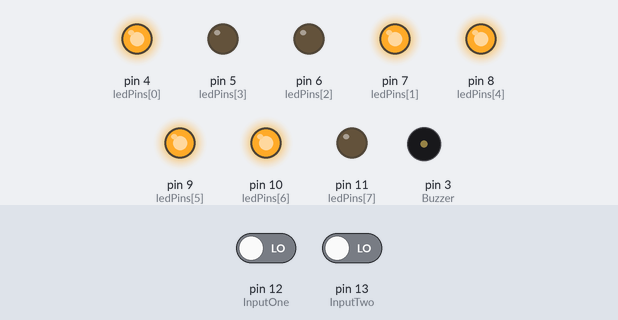
Bench run of a sketch on a simulated Arduino Uno, built with avr-gcc and run on an emulated ATmega328P. On the bench: output pins drawn as LEDs (lit = HIGH), buzzer (waves = sounding, pin HIGH). Dashed ring = blinking. The test bench sets the inputs (shaded band); at power-on: pin 12 (InputOne) LOW, pin 13 (InputTwo) LOW. Random numbers use the default seed unless the sketch sets one.

Above: at 4.8 s.
4.9 s: pin 12 (InputOne) driven HIGH
At 6.5 s:
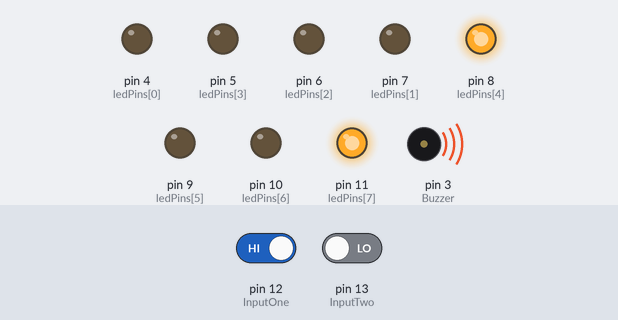
9.4 s: pin 13 (InputTwo) driven HIGH
At 11.2 s:
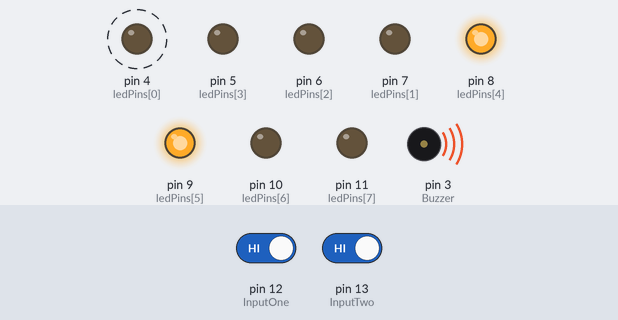
13.5 s: pin 12 (InputOne) driven LOW
At 14.6 s:
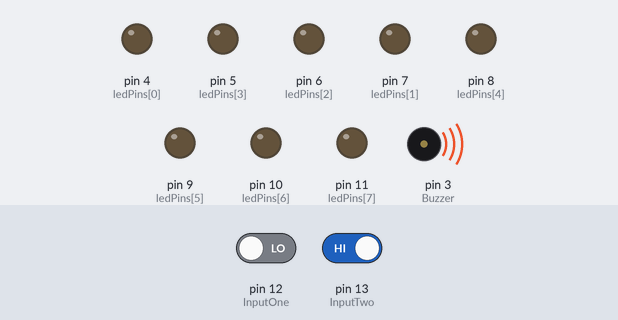
18.0 s: pin 12 (InputOne) driven HIGH
At 19.3 s:
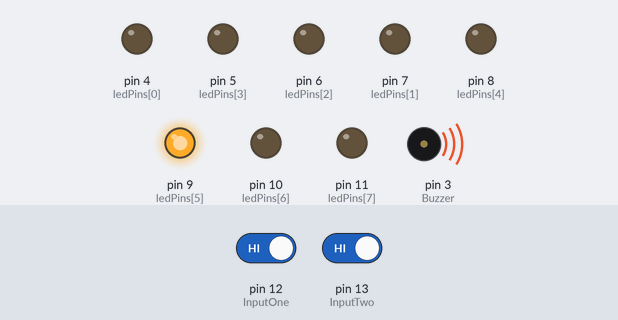
22.5 s: pin 12 (InputOne) driven LOW
At 24.0 s:
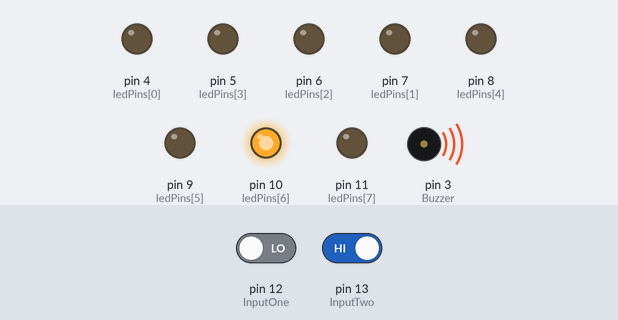
27.0 s: pin 12 (InputOne) driven HIGH and pin 13 (InputTwo) driven LOW
At 28.8 s:
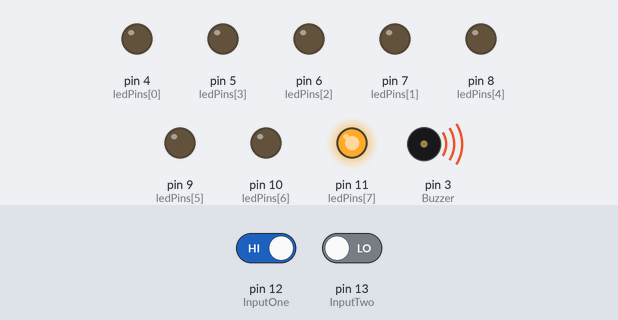
Timing chart, 0 to 36.3 s (numbered marks = the images above; inputs shaded):
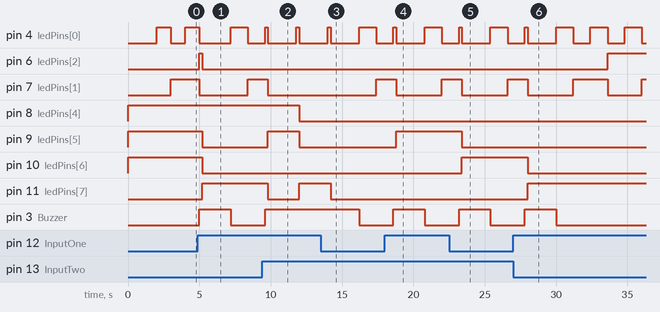

Measured:
- after the input at 4.9 s, pin 9 (ledPins[5]), pin 10 (ledPins[6]): HIGH → LOW after 0.30 s; pin 11 (ledPins[7]): LOW → HIGH after 0.30 s; pin 3 (Buzzer): LOW → HIGH after 0.10 s, → LOW 2.2 s later
- after the input at 9.4 s, pin 8 (ledPins[4]): HIGH → LOW after 2.6 s; pin 9 (ledPins[5]): LOW → HIGH after 0.40 s, → LOW 2.2 s later; pin 11 (ledPins[7]): HIGH → LOW after 0.40 s, → HIGH 2.2 s later; pin 3 (Buzzer): LOW → HIGH after 0.20 s
- after the input at 13.5 s, pin 11 (ledPins[7]): HIGH → LOW after 0.70 s
- after the input at 18.0 s, pin 9 (ledPins[5]): LOW → HIGH after 0.80 s; pin 3 (Buzzer): LOW → HIGH after 0.60 s, → LOW 2.2 s later
- after the input at 22.5 s, pin 9 (ledPins[5]): HIGH → LOW after 0.90 s; pin 10 (ledPins[6]): LOW → HIGH after 0.90 s; pin 3 (Buzzer): LOW → HIGH after 0.70 s, → LOW 2.2 s later
- after the input at 27.0 s, pin 3 (Buzzer): LOW → HIGH after 0.80 s, → LOW 2.2 s later

The sketch:

module1_task2.ino
```cpp
// module 1 - task 2

int ledPins[] = {4,7,6,5,8,9,10,11};
#define InputOne 12
#define InputTwo 13
#define Buzzer 3

void setup(){

  for (int i = 0; i < 8; i++){
    pinMode(ledPins[i], OUTPUT);
  }

  pinMode(InputOne, INPUT);
  pinMode(InputTwo, INPUT);
  pinMode(Buzzer, OUTPUT);

}

void loop(){

  int randomNum = random(10);
  int correctAns = 3 - randomNum%3;

  displayRandom(randomNum);
  displayCounter(0);

  delay(2000);

  for(int i=1;i<10;i++){

    int inputOne = digitalRead(InputOne);
    int inputTwo = digitalRead(InputTwo);

    displayCounter(i);

    if(2*inputOne + inputTwo == correctAns){
      buzzOnce();
      break;
    }
    else if(inputOne > 0 || inputTwo > 0){
      buzzThrice();
    }
    delay(1000);
  }


}
void displayCounter(int digit){
  for (int i = 0; i < 4; i++){
    digitalWrite( ledPins[i], (digit >> i) & 1 ? HIGH : LOW );
  }
}

void displayRandom(int digit){
  for (int i = 4; i < 8; i++){
    digitalWrite( ledPins[i], (digit >> (i-4)) & 1 ? HIGH : LOW );
  }
}

void buzzOnce(){
  digitalWrite(3,127);
  delay(200);
}

void buzzThrice(){
  digitalWrite(3,20);
  //delay(100);
  digitalWrite(3,40);
  //delay(100);
  digitalWrite(3,60);
  //delay(100);
  digitalWrite(3,0);
  delay(200);
}
```
